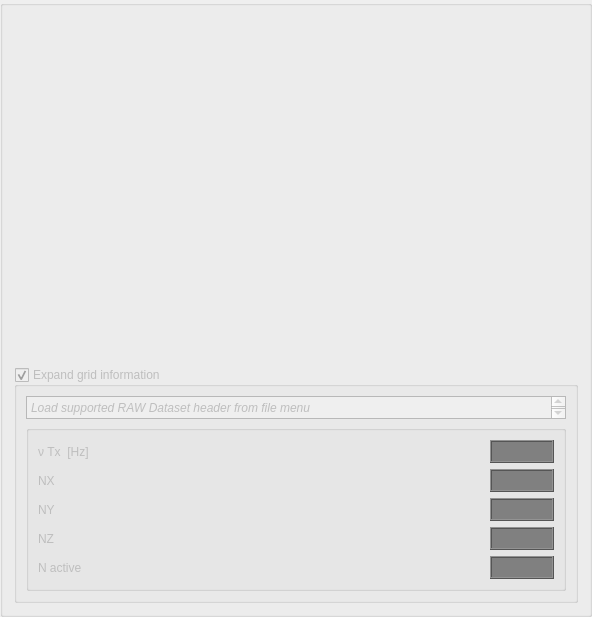
     <widget class="QGroupBox" name="groupBoxPlot">
      <property name="sizePolicy">
       <sizepolicy hsizetype="MinimumExpanding" vsizetype="Expanding">
        <horstretch>0</horstretch>
        <verstretch>0</verstretch>
       </sizepolicy>
      </property>
      <property name="minimumSize">
       <size>
        <width>500</width>
        <height>0</height>
       </size>
      </property>
      <property name="title">
       <string/>
      </property>
      <layout class="QVBoxLayout" name="verticalLayout">
       <item>
        <widget class="MyDynamicMplCanvas" name="mplwidget" native="true">
         <property name="sizePolicy">
          <sizepolicy hsizetype="MinimumExpanding" vsizetype="Expanding">
           <horstretch>0</horstretch>
           <verstretch>0</verstretch>
          </sizepolicy>
         </property>
         <property name="minimumSize">
          <size>
           <width>500</width>
           <height>300</height>
          </size>
         </property>
        </widget>
       </item>
       <item>
        <widget class="MyDynamicMplCanvasNavigator" name="mplwidget_navigator" native="true">
         <property name="sizePolicy">
          <sizepolicy hsizetype="Minimum" vsizetype="Fixed">
           <horstretch>0</horstretch>
           <verstretch>0</verstretch>
          </sizepolicy>
         </property>
         <property name="minimumSize">
          <size>
           <width>460</width>
           <height>38</height>
          </size>
         </property>
        </widget>
       </item>
       <item>
        <widget class="QGroupBox" name="headerFileBox">
         <property name="enabled">
          <bool>false</bool>
         </property>
         <property name="sizePolicy">
          <sizepolicy hsizetype="Expanding" vsizetype="Minimum">
           <horstretch>0</horstretch>
           <verstretch>0</verstretch>
          </sizepolicy>
         </property>
         <property name="minimumSize">
          <size>
           <width>460</width>
           <height>50</height>
          </size>
         </property>
         <property name="acceptDrops">
          <bool>false</bool>
         </property>
         <property name="autoFillBackground">
          <bool>false</bool>
         </property>
         <property name="title">
          <string>Expand grid information </string>
         </property>
         <property name="flat">
          <bool>false</bool>
         </property>
         <property name="checkable">
          <bool>true</bool>
         </property>
         <layout class="QVBoxLayout" name="verticalLayout_4">
          <item>
           <widget class="QTextBrowser" name="headerFileTextBrowser">
            <property name="sizePolicy">
             <sizepolicy hsizetype="Expanding" vsizetype="Fixed">
              <horstretch>0</horstretch>
              <verstretch>0</verstretch>
             </sizepolicy>
            </property>
            <property name="minimumSize">
             <size>
              <width>0</width>
              <height>23</height>
             </size>
            </property>
            <property name="maximumSize">
             <size>
              <width>16777215</width>
              <height>23</height>
             </size>
            </property>
            <property name="font">
             <font>
              <pointsize>8</pointsize>
              <italic>true</italic>
             </font>
            </property>
            <property name="html">
             <string>&lt;!DOCTYPE HTML PUBLIC &quot;-//W3C//DTD HTML 4.0//EN&quot; &quot;http://www.w3.org/TR/REC-html40/strict.dtd&quot;&gt;
&lt;html&gt;&lt;head&gt;&lt;meta name=&quot;qrichtext&quot; content=&quot;1&quot; /&gt;&lt;style type=&quot;text/css&quot;&gt;
p, li { white-space: pre-wrap; }
&lt;/style&gt;&lt;/head&gt;&lt;body style=&quot; font-family:'Noto Sans'; font-size:8pt; font-weight:400; font-style:italic;&quot;&gt;
&lt;p style=&quot; margin-top:0px; margin-bottom:0px; margin-left:0px; margin-right:0px; -qt-block-indent:0; text-indent:0px;&quot;&gt;&lt;span style=&quot; font-family:'DejaVu Serif'; font-size:9pt;&quot;&gt;Load supported RAW Dataset header from file menu&lt;/span&gt;&lt;/p&gt;&lt;/body&gt;&lt;/html&gt;</string>
            </property>
           </widget>
          </item>
          <item>
           <widget class="QGroupBox" name="headerBox2">
            <property name="sizePolicy">
             <sizepolicy hsizetype="Preferred" vsizetype="Preferred">
              <horstretch>0</horstretch>
              <verstretch>0</verstretch>
             </sizepolicy>
            </property>
            <property name="minimumSize">
             <size>
              <width>540</width>
              <height>0</height>
             </size>
            </property>
            <property name="title">
             <string/>
            </property>
            <layout class="QGridLayout" name="gridLayout_3">
             <item row="3" column="0">
              <widget class="QLabel" name="label_16">
               <property name="text">
                <string>NZ</string>
               </property>
              </widget>
             </item>
             <item row="1" column="0">
              <widget class="QLabel" name="label_9">
               <property name="toolTip">
                <string>&lt;html&gt;&lt;head/&gt;&lt;body&gt;&lt;p&gt;Number of pulse moments (q)&lt;/p&gt;&lt;/body&gt;&lt;/html&gt;</string>
               </property>
               <property name="text">
                <string>NX</string>
               </property>
              </widget>
             </item>
             <item row="3" column="1">
              <widget class="QLCDNumber" name="lcdNumberTauPulse2">
               <property name="sizePolicy">
                <sizepolicy hsizetype="Fixed" vsizetype="Fixed">
                 <horstretch>0</horstretch>
                 <verstretch>0</verstretch>
                </sizepolicy>
               </property>
               <property name="styleSheet">
                <string notr="true">#lcdNumberTauPulse2 {
color: green;
background: black;
}

#lcdNumberTauPulse2:disabled{
color: grey;
background: dark grey;
}</string>
               </property>
               <property name="lineWidth">
                <number>1</number>
               </property>
               <property name="midLineWidth">
                <number>0</number>
               </property>
               <property name="segmentStyle">
                <enum>QLCDNumber::Flat</enum>
               </property>
              </widget>
             </item>
             <item row="2" column="0">
              <widget class="QLabel" name="label_7">
               <property name="text">
                <string>NY </string>
               </property>
              </widget>
             </item>
             <item row="4" column="1">
              <widget class="QLCDNumber" name="lcdNumberSampFreq">
               <property name="enabled">
                <bool>false</bool>
               </property>
               <property name="sizePolicy">
                <sizepolicy hsizetype="Fixed" vsizetype="Fixed">
                 <horstretch>0</horstretch>
                 <verstretch>0</verstretch>
                </sizepolicy>
               </property>
               <property name="styleSheet">
                <string notr="true">#lcdNumberSampFreq {
color: green;
background: black;
}

#lcdNumberSampFreq:disabled{
color: grey;
background: dark grey;
}</string>
               </property>
               <property name="lineWidth">
                <number>1</number>
               </property>
               <property name="midLineWidth">
                <number>0</number>
               </property>
               <property name="digitCount">
                <number>5</number>
               </property>
               <property name="segmentStyle">
                <enum>QLCDNumber::Flat</enum>
               </property>
              </widget>
             </item>
             <item row="0" column="0">
              <widget class="QLabel" name="label_6">
               <property name="text">
                <string>ν Tx  [Hz]</string>
               </property>
              </widget>
             </item>
             <item row="1" column="1">
              <widget class="QLCDNumber" name="lcdNumberNQ">
               <property name="sizePolicy">
                <sizepolicy hsizetype="Fixed" vsizetype="Fixed">
                 <horstretch>0</horstretch>
                 <verstretch>0</verstretch>
                </sizepolicy>
               </property>
               <property name="styleSheet">
                <string notr="true">#lcdNumberNQ {
color: green;
background: black;
}

#lcdNumberNQ:disabled{
color: grey;
background: dark grey;
}</string>
               </property>
               <property name="segmentStyle">
                <enum>QLCDNumber::Flat</enum>
               </property>
              </widget>
             </item>
             <item row="4" column="0">
              <widget class="QLabel" name="label_15">
               <property name="text">
                <string>N active </string>
               </property>
              </widget>
             </item>
             <item row="2" column="1">
              <widget class="QLCDNumber" name="lcdNumberTauPulse1">
               <property name="sizePolicy">
                <sizepolicy hsizetype="Fixed" vsizetype="Fixed">
                 <horstretch>0</horstretch>
                 <verstretch>0</verstretch>
                </sizepolicy>
               </property>
               <property name="styleSheet">
                <string notr="true">#lcdNumberTauPulse1 {
color: green;
background: black;
}

#lcdNumberTauPulse1:disabled {
color: grey;
background: dark grey;
}</string>
               </property>
               <property name="frameShadow">
                <enum>QFrame::Raised</enum>
               </property>
               <property name="lineWidth">
                <number>1</number>
               </property>
               <property name="midLineWidth">
                <number>0</number>
               </property>
               <property name="segmentStyle">
                <enum>QLCDNumber::Flat</enum>
               </property>
              </widget>
             </item>
             <item row="0" column="1">
              <widget class="QLCDNumber" name="lcdNumberNuTx">
               <property name="sizePolicy">
                <sizepolicy hsizetype="Fixed" vsizetype="Fixed">
                 <horstretch>0</horstretch>
                 <verstretch>0</verstretch>
                </sizepolicy>
               </property>
               <property name="font">
                <font>
                 <pointsize>8</pointsize>
                </font>
               </property>
               <property name="whatsThis">
                <string extracomment="here is a comment"/>
               </property>
               <property name="autoFillBackground">
                <bool>false</bool>
               </property>
               <property name="styleSheet">
                <string notr="true">#lcdNumberNuTx {
color: green;
background: black;
}

#lcdNumberNuTx:disabled {
color: grey;
background: dark grey;
}</string>
               </property>
               <property name="frameShadow">
                <enum>QFrame::Raised</enum>
               </property>
               <property name="lineWidth">
                <number>1</number>
               </property>
               <property name="midLineWidth">
                <number>0</number>
               </property>
               <property name="segmentStyle">
                <enum>QLCDNumber::Flat</enum>
               </property>
               <property name="value" stdset="0">
                <double>0.000000000000000</double>
               </property>
              </widget>
             </item>
            </layout>
           </widget>
          </item>
         </layout>
        </widget>
       </item>
      </layout>
     </widget>
